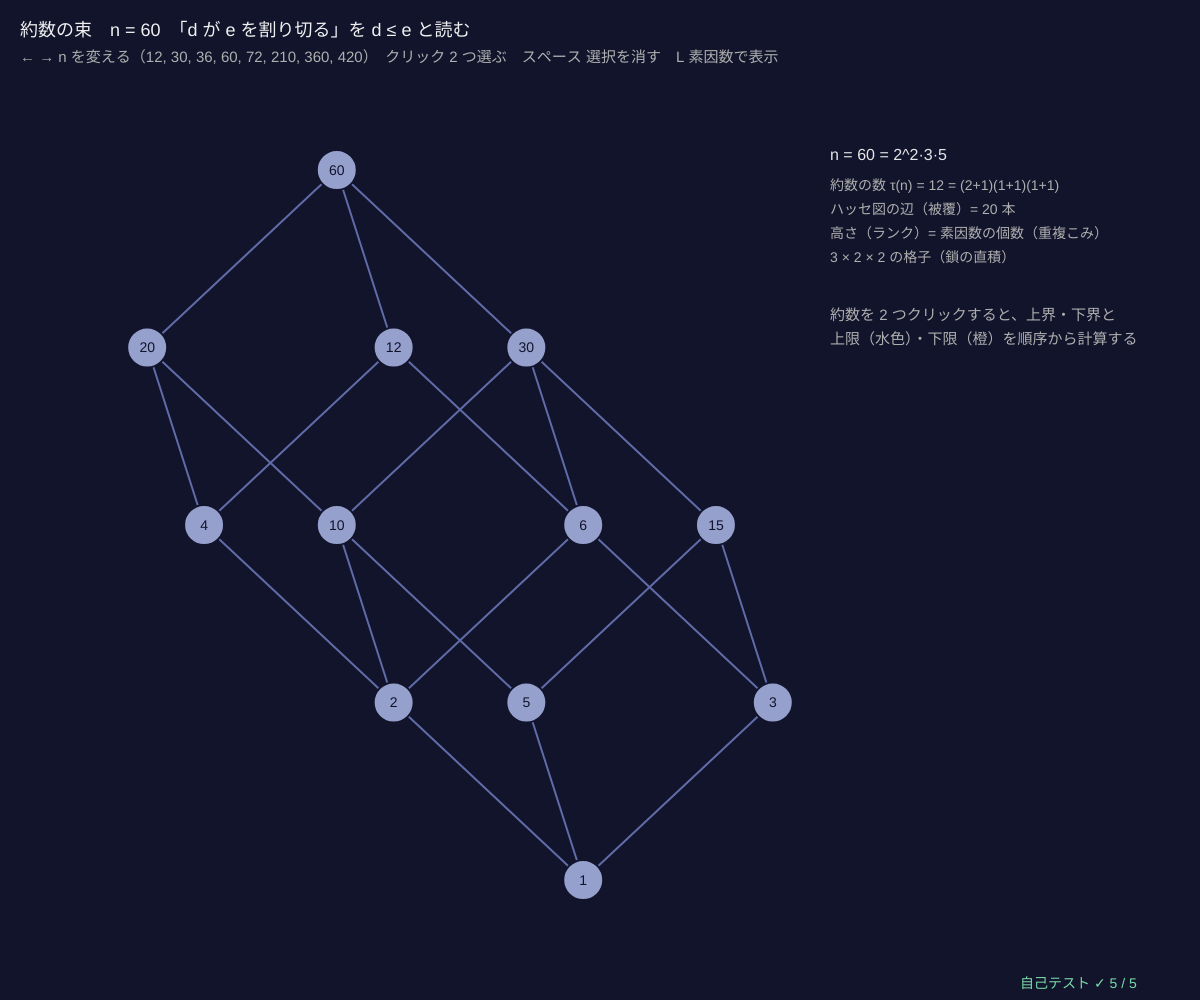
Frame 1 (no input)
Frame 60 (no input): identical to frame 1, image omitted
Frame 120 (the mouse pressed at the canvas centre since frame 60): identical to frame 1, image omitted

The p5.js sketch that drew this single still picture (run headless with seeded random() and noise() and a simulated clock; from frame 60 on, the mouse is pressed at the canvas centre):

// p5.js sketch
// ── sketch.js
// ============================================
// 01 約数の束 ─ n の約数を「割り切る」で並べる
// d | e（d が e を割り切る）は半順序。2 つの約数の上限（最小上界）は最小公倍数 lcm、下限（最大下界）は最大公約数 gcd
// 上限・下限は順序の表から計算して、lcm・gcd と一致するかを確かめる。素因数が k 種類で平方因子がなければ k 次元の立方体
// ← → n を変える / 要素を 2 つクリック → 上限と下限 / スペース 選択を消す / L 数のかわりに素因数で表示
// ============================================

const NS = [12, 30, 36, 60, 72, 210, 360, 420];   // ★ 選べる n
let ni = 3, lat, sel = [], factorLab = false;

function setup() { createCanvas(windowWidth, windowHeight); selfTest(); rebuild(); }

function rebuild() {
  lat = divisorPoset(NS[ni]); sel = [];
  if (factorLab) lat.lab = lat.val.map(factorName);
  layoutHasse(lat, 120, 170, width - 520, height - 290, true);
}
function factorName(d) { let f = primeFactors(d); return f.length ? f.map(([p, e]) => p + (e > 1 ? '^' + e : '')).join('·') : '1'; }
function shapeText(n) {               // 約数の束 = 鎖の直積（指数 + 1 個ずつの鎖）
  let f = primeFactors(n), sq = f.every((x) => x[1] === 1);
  return f.map(([p, e]) => e + 1).join(' × ') + ' の格子（鎖の直積）' + (sq ? '＝ ' + f.length + ' 次元の立方体' : '');
}

function draw() {
  background(18, 20, 44);
  let n = NS[ni], jn = sel.length === 2 ? joinOf(lat, sel[0], sel[1]) : -1, mt = sel.length === 2 ? meetOf(lat, sel[0], sel[1]) : -1;
  let up = sel.length === 2 ? upperOf(lat, sel[0], sel[1]) : [], lo = sel.length === 2 ? lowerOf(lat, sel[0], sel[1]) : [];
  drawHasse(lat, { rad: n > 200 ? 17 : 20, fs: factorLab ? 11 : 14,
    col: (i) => (i === jn ? [90, 225, 215] : i === mt ? [255, 190, 90] : sel.includes(i) ? [255, 255, 255] : up.includes(i) ? [160, 215, 220] : lo.includes(i) ? [235, 205, 160] : [150, 160, 205]),
    ecol: (a, b) => (sel.length === 2 && up.includes(a) && up.includes(b) ? [90, 200, 200] : sel.length === 2 && lo.includes(a) && lo.includes(b) ? [220, 160, 80] : null) });
  // ---- 右のパネル
  let px = width - 370, y = 160;
  noStroke(); fill(230); textSize(16); text('n = ' + n + ' = ' + factorName(n), px, y);
  fill(175); textSize(14);
  let lines = ['約数の数 τ(n) = ' + lat.n + ' = ' + primeFactors(n).map((f) => '(' + f[1] + '+1)').join(''), 'ハッセ図の辺（被覆）= ' + lat.cov.length + ' 本', '高さ（ランク）= 素因数の個数（重複こみ）', shapeText(n)];
  lines.forEach((s, k) => text(s, px, y + 30 + 24 * k));
  y += 160;
  if (sel.length === 2) {
    let a = lat.val[sel[0]], b = lat.val[sel[1]];
    fill(255); textSize(16); text('a = ' + a + '、b = ' + b, px, y);
    fill(90, 225, 215); text('上限 a ∨ b = ' + lat.val[jn] + '　lcm(a, b) = ' + lcmOf(a, b) + (lat.val[jn] === lcmOf(a, b) ? '　✓' : '　✗'), px, y + 30);
    fill(255, 190, 90); text('下限 a ∧ b = ' + lat.val[mt] + '　gcd(a, b) = ' + gcdOf(a, b) + (lat.val[mt] === gcdOf(a, b) ? '　✓' : '　✗'), px, y + 58);
    fill(175); textSize(14);
    text('上界（両方の倍数）' + up.length + ' 個：' + up.map((i) => lat.val[i]).join(' '), px, y + 90, 350);
    text('下界（両方の約数）' + lo.length + ' 個：' + lo.map((i) => lat.val[i]).join(' '), px, y + 140, 350);
    text('a・b = ' + a * b + ' = lcm × gcd = ' + lcmOf(a, b) * gcdOf(a, b), px, y + 190);
  } else { fill(175); textSize(15); text('約数を 2 つクリックすると、上界・下界と', px, y); text('上限（水色）・下限（橙）を順序から計算する', px, y + 24); }
  fill(240); textSize(18);
  text('約数の束　n = ' + n + '　「d が e を割り切る」を d ≤ e と読む', 20, 36);
  fill(175); textSize(15);
  text('← → n を変える（' + NS.join(', ') + '）　クリック 2 つ選ぶ　スペース 選択を消す　L 素因数で表示', 20, 62);
  drawSelfTest(width - 180, height - 12);
}

function mousePressed() {
  let i = nodeAt(lat, mouseX, mouseY, 24); if (i < 0) return;
  if (sel.length >= 2) sel = []; if (!sel.includes(i)) sel.push(i);
}
function keyPressed() {
  if (key === RIGHT_ARROW) { ni = (ni + 1) % NS.length; rebuild(); }
  if (key === LEFT_ARROW) { ni = (ni + NS.length - 1) % NS.length; rebuild(); }
  if (key === ' ') sel = [];
  if (key === 'l' || key === 'L') { factorLab = !factorLab; rebuild(); }
  return false;
}

// ---- 自己テスト
function selfTest() {
  selfTestResults = [];
  let D60 = divisorPoset(60);
  check('60 の約数の束は要素 12 個', D60.n === 12);
  let ok = true;
  for (let n of [12, 60, 72, 210, 360]) { let Q = divisorPoset(n); for (let a = 0; a < Q.n; a++) for (let b = 0; b < Q.n; b++) if (Q.val[joinOf(Q, a, b)] !== lcmOf(Q.val[a], Q.val[b]) || Q.val[meetOf(Q, a, b)] !== gcdOf(Q.val[a], Q.val[b])) ok = false; }
  check('n = 12, 60, 72, 210, 360 のすべての組：順序から求めた上限 = lcm、下限 = gcd', ok);
  ok = true;
  for (let n = 2; n <= 120; n++) { let Q = divisorPoset(n), f = primeFactors(n), cv = f.reduce((s, [p]) => s + divisorsOf(n / p).length, 0);
    if (Q.n !== f.reduce((s, x) => s * (x[1] + 1), 1) || Q.cov.length !== cv) ok = false; }
  check('n = 2〜120：要素の数 = Π(e+1)、被覆の数 = Σ_p τ(n/p)（d → d·p の辺を数える式）', ok);
  ok = true; for (let n of [60, 360, 420]) { let Q = divisorPoset(n); for (let i = 0; i < Q.n; i++) if (Q.rk[i] !== primeFactors(Q.val[i]).reduce((s, x) => s + x[1], 0)) ok = false; }
  check('ランク（下からの最長の鎖）= 素因数の個数（重複こみ）', ok);
  let A = divisorPoset(210), B = powersetPoset(4), lv = (Q) => [0, 1, 2, 3, 4].map((r) => Q.rk.filter((v) => v === r).length).join();
  check('210 = 2·3·5·7 の約数の束と {a,b,c,d} の部分集合の束：要素 16、辺 32、各段 1,4,6,4,1（同じ形）', A.n === 16 && A.cov.length === 32 && B.cov.length === 32 && lv(A) === '1,4,6,4,1' && lv(B) === lv(A));
  reportSelfTest();
}

// ---------- やってみよう ----------
// 1. n = 30 と 210 はどんな形？ 素因数が 3 個なら立方体、4 個なら 4 次元の立方体
// 2. n = 36 = 2²·3² は 3 × 3 のます目。n = 72 は？ 形と素因数の指数の関係は？
// 3. 2 つ選んで、上界（両方の倍数）の中のいちばん下 = lcm、下界の中のいちばん上 = gcd を確かめよう
// 4. a・b = lcm × gcd はいつでも成り立つ？ いくつかの組で確かめよう
// 5. NS に 64 や 105 を足してみよう。64 の約数の束はどんな形？


// ==================================================
// ここから下は「束論の道具」（中身は読まなくても OK。消さないでね）
// ==================================================
// ---- 順序集合 P = { n, R, lab, cov, rk, pos }。R[i][j] = 1 は「i ≤ j」（n × n の 0/1 の表）
function makePoset(n, leqFn, labs) {
  let R = [];
  for (let i = 0; i < n; i++) { R.push(new Uint8Array(n)); for (let j = 0; j < n; j++) R[i][j] = i === j || leqFn(i, j) ? 1 : 0; }
  return posetFromRel(R, labs);
}
function posetFromRel(R, labs) { let n = R.length, cov = coversOf(R); return { n, R, cov, rk: ranksOf(n, cov), pos: [], lab: labs || [...Array(n).keys()].map(String) }; }
function fromCovers(labs, cv) { let n = labs.length, R = []; for (let i = 0; i < n; i++) R.push(new Uint8Array(n)); for (let [a, b] of cv) R[a][b] = 1; return posetFromRel(closeRel(R), labs); }   // 被覆の組から
function closeRel(R) {                 // 反射的・推移的閉包（ワーシャル法：k を経由して行けるなら i ≤ j）
  let n = R.length, C = R.map((r) => Uint8Array.from(r));
  for (let i = 0; i < n; i++) C[i][i] = 1;
  for (let k = 0; k < n; k++) for (let i = 0; i < n; i++) if (C[i][k]) for (let j = 0; j < n; j++) if (C[k][j]) C[i][j] = 1;
  return C;
}
function isReflexive(R) { return R.every((r, i) => r[i] === 1); }
function isAntisym(R) { for (let i = 0; i < R.length; i++) for (let j = i + 1; j < R.length; j++) if (R[i][j] && R[j][i]) return false; return true; }
function isTransitive(R) { let n = R.length; for (let i = 0; i < n; i++) for (let j = 0; j < n; j++) if (R[i][j]) for (let k = 0; k < n; k++) if (R[j][k] && !R[i][k]) return false; return true; }
function isPoset(R) { return isReflexive(R) && isAntisym(R) && isTransitive(R); }
function coversOf(R) {                 // 被覆 a ⋖ b：a < b で、間にはさまる c がない（推移的簡約 = ハッセ図の辺）
  let n = R.length, E = [], lt = (a, b) => a !== b && R[a][b] && !R[b][a];
  for (let a = 0; a < n; a++) for (let b = 0; b < n; b++) if (lt(a, b)) {
    let ok = true; for (let c = 0; c < n && ok; c++) if (lt(a, c) && lt(c, b)) ok = false;
    if (ok) E.push([a, b]);
  }
  return E;
}
function ranksOf(n, cov) {             // ランク = 下から c までの最長の鎖の長さ（最大 n 回くり返せば止まる）
  let rk = new Array(n).fill(0);
  for (let t = 0; t <= n; t++) { let ch = false; for (let [a, b] of cov) if (rk[b] < rk[a] + 1 && rk[a] < n) { rk[b] = rk[a] + 1; ch = true; } if (!ch) break; }
  return rk;
}
function allOf(P) { return [...Array(P.n).keys()]; }
function upperOf(P, a, b) { return allOf(P).filter((c) => P.R[a][c] && P.R[b][c]); }   // 上界：a と b の両方より上
function lowerOf(P, a, b) { return allOf(P).filter((c) => P.R[c][a] && P.R[c][b]); }   // 下界
function leastOf(P, Sx) { for (let x of Sx) if (Sx.every((y) => P.R[x][y])) return x; return -1; }      // 最小元（なければ −1）
function greatestOf(P, Sx) { for (let x of Sx) if (Sx.every((y) => P.R[y][x])) return x; return -1; }   // 最大元
function joinOf(P, a, b) { return leastOf(P, upperOf(P, a, b)); }     // 上限 a ∨ b = 最小上界（なければ −1）
function meetOf(P, a, b) { return greatestOf(P, lowerOf(P, a, b)); }  // 下限 a ∧ b = 最大下界
function botOf(P) { return leastOf(P, allOf(P)); }
function topOf(P) { return greatestOf(P, allOf(P)); }
function isLattice(P) { if (P.n === 0) return false; for (let a = 0; a < P.n; a++) for (let b = a + 1; b < P.n; b++) if (joinOf(P, a, b) < 0 || meetOf(P, a, b) < 0) return false; return true; }
function tables(P) {                   // 上限・下限の表（何度も使うので先に計算）
  P.J = []; P.M = [];
  for (let a = 0; a < P.n; a++) { P.J.push(new Int16Array(P.n)); P.M.push(new Int16Array(P.n)); for (let b = 0; b < P.n; b++) { P.J[a][b] = joinOf(P, a, b); P.M[a][b] = meetOf(P, a, b); } }
  return P;
}
// ---- よく使う束：約数の束（割り切る）と部分集合の束（含まれる）
function gcdOf(a, b) { while (b) [a, b] = [b, a % b]; return a; }
function lcmOf(a, b) { return (a / gcdOf(a, b)) * b; }
function divisorsOf(n) { let d = []; for (let k = 1; k <= n; k++) if (n % k === 0) d.push(k); return d; }
function primeFactors(n) { let f = []; for (let p = 2; p * p <= n; p++) if (n % p === 0) { let e = 0; while (n % p === 0) { n /= p; e++; } f.push([p, e]); } if (n > 1) f.push([n, 1]); return f; }
function divisorPoset(n) {
  let D = divisorsOf(n), P = makePoset(D.length, (i, j) => D[j] % D[i] === 0, D.map(String)), ps = primeFactors(n).map((f) => f[0]), dir = [-1, 1, -0.3, 0.55, -0.62];
  P.val = D; P.hint = (i) => ps.reduce((s, p, t) => { let e = 0, v = D[i]; while (v % p === 0) { v /= p; e++; } return s + e * dir[t % 5]; }, 0);
  return P;
}
function popc(m) { let c = 0; while (m) { c += m & 1; m >>= 1; } return c; }
function setName(m, k) { let s = ''; for (let t = 0; t < k; t++) if (m >> t & 1) s += 'abcdefg'[t]; return s || '∅'; }
function powersetPoset(k) {
  let P = makePoset(1 << k, (i, j) => (i & j) === i, [...Array(1 << k).keys()].map((m) => setName(m, k))), dir = [-1, 1, -0.3, 0.55];
  P.val = [...Array(1 << k).keys()]; if (k <= 4) P.hint = (i) => dir.reduce((s, d, t) => s + (i >> t & 1) * d, 0);
  return P;
}
// ---- ハッセ図を描く：高さ = ランク、横 = hint（なければ下の被覆の平均の順）
function layoutHasse(P, x, y, w, h, exact) {
  let mr = Math.max(0, ...P.rk), lv = [], px = new Array(P.n).fill(0.5);
  for (let r = 0; r <= mr; r++) lv.push([]);
  for (let i = 0; i < P.n; i++) lv[P.rk[i]].push(i);
  for (let r = 0; r <= mr; r++) {
    for (let i of lv[r]) { if (P.hint) px[i] = P.hint(i); else { let s = 0, c = 0; for (let [a, b] of P.cov) if (b === i) { s += px[a]; c++; } px[i] = (c ? s / c : 0.5) + i * 1e-6; } }
    lv[r].sort((a, b) => px[a] - px[b]);
    if (!(exact && P.hint)) lv[r].forEach((i, k) => (px[i] = (k + 0.5) / lv[r].length));
  }
  if (exact && P.hint) { let lo = Math.min(...px), hi = Math.max(...px); px = px.map((v) => (hi > lo ? 0.04 + 0.92 * (v - lo) / (hi - lo) : 0.5)); }
  P.pos = []; for (let i = 0; i < P.n; i++) P.pos.push([x + w * px[i], y + h - (mr ? P.rk[i] / mr : 0.5) * h]);
}
function drawHasse(P, o) {             // o = { col(i), ecol(a, b), rad, fs }。色は [r, g, b]
  o = o || {}; let rad = o.rad || 16;
  strokeWeight(2);
  for (let [a, b] of P.cov) { stroke(...((o.ecol && o.ecol(a, b)) || [96, 108, 168])); line(P.pos[a][0], P.pos[a][1], P.pos[b][0], P.pos[b][1]); }
  textAlign(CENTER, CENTER); textSize(o.fs || 13);
  for (let i = 0; i < P.n; i++) {
    stroke(18, 20, 44); strokeWeight(2); fill(...((o.col && o.col(i)) || [226, 232, 248])); circle(P.pos[i][0], P.pos[i][1], 2 * rad);
    noStroke(); fill(18, 20, 44); text(P.lab[i], P.pos[i][0], P.pos[i][1] + 1);
  }
  textAlign(LEFT, BASELINE);
}
function nodeAt(P, mx, my, r) { let best = -1, bd = r || 20; for (let i = 0; i < P.n; i++) { let d = Math.hypot(P.pos[i][0] - mx, P.pos[i][1] - my); if (d < bd) { bd = d; best = i; } } return best; }
// ---- 種つきの乱数（同じ種なら毎回同じ列）
let rngState = 1;
function seedRng(sd) { rngState = (sd >>> 0) || 1; }
function rnd() {                       // 0〜1 の一様乱数（mulberry32）
  rngState = (rngState + 0x6d2b79f5) >>> 0;
  let t = rngState;
  t = Math.imul(t ^ (t >>> 15), t | 1);
  t ^= t + Math.imul(t ^ (t >>> 7), t | 61);
  return ((t ^ (t >>> 14)) >>> 0) / 4294967296;
}
function randomPoset(n, p) { let o = []; for (let i = 0; i < n; i++) o.push(i); for (let i = n - 1; i > 0; i--) { let j = Math.floor(rnd() * (i + 1)); [o[i], o[j]] = [o[j], o[i]]; }   // ランダムな順番 o で、前 → 後ろに確率 p で辺 → 閉包
  let R = []; for (let i = 0; i < n; i++) R.push(new Uint8Array(n));
  for (let a = 0; a < n; a++) for (let b = a + 1; b < n; b++) if (rnd() < p) R[o[a]][o[b]] = 1;
  return posetFromRel(closeRel(R));
}
function clampv(v, a, b) { return v < a ? a : v > b ? b : v; }
// ---- 自己テストの道具
let selfTestResults = [];
function check(name, cond) { selfTestResults.push({ name, ok: !!cond }); }
function reportSelfTest() { for (let r of selfTestResults) (r.ok ? console.log : console.error)((r.ok ? '✓ ' : '✗ ') + r.name); }
function selfTestLine() { let k = selfTestResults.filter((r) => r.ok).length; return '自己テスト ' + (k === selfTestResults.length ? '✓ ' : '✗ ') + k + ' / ' + selfTestResults.length; }
function drawSelfTest(x, y) { noStroke(); fill(...(selfTestResults.every((r) => r.ok) ? [120, 220, 170] : [255, 90, 90])); textSize(14); textAlign(LEFT, BASELINE); text(selfTestLine(), x, y); }
